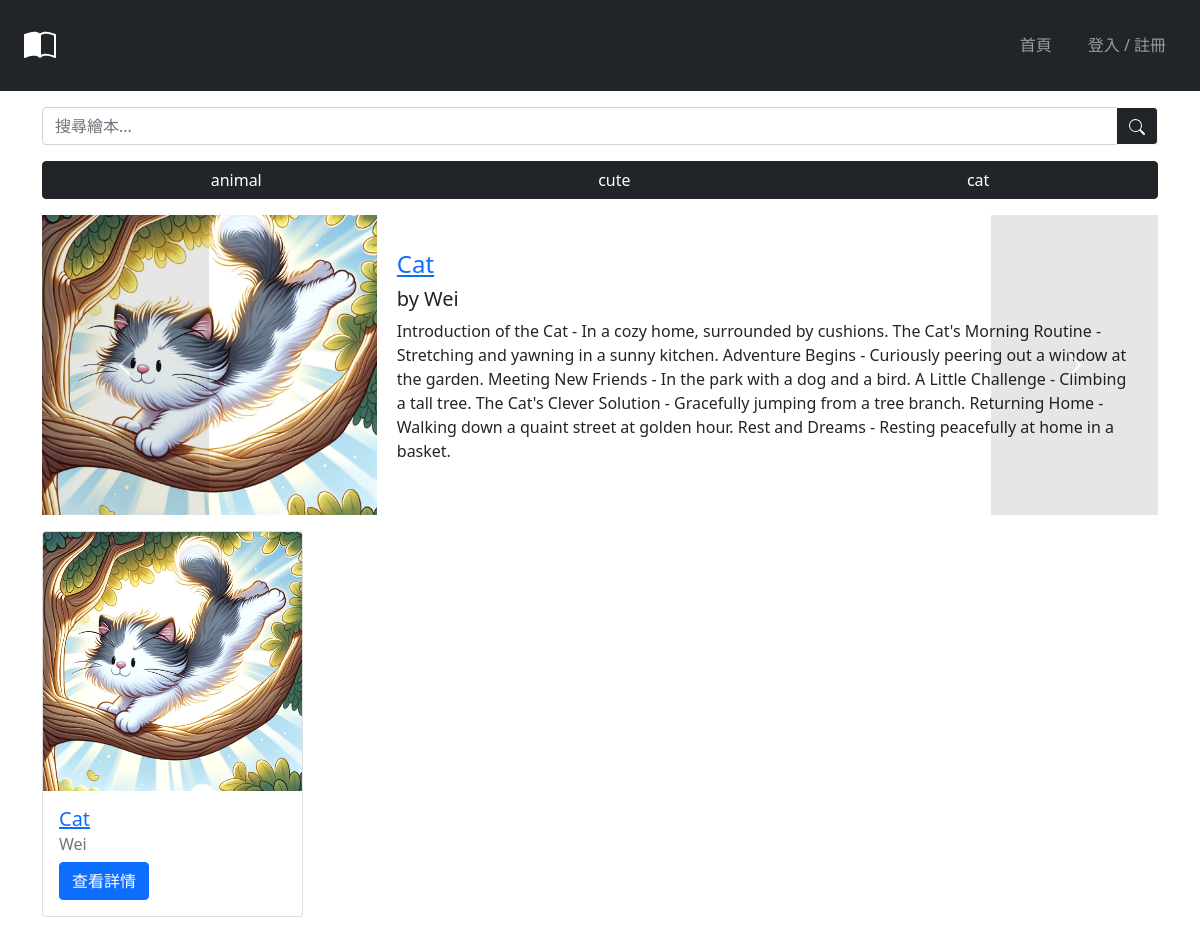
Page /library/ on the earlier database version.
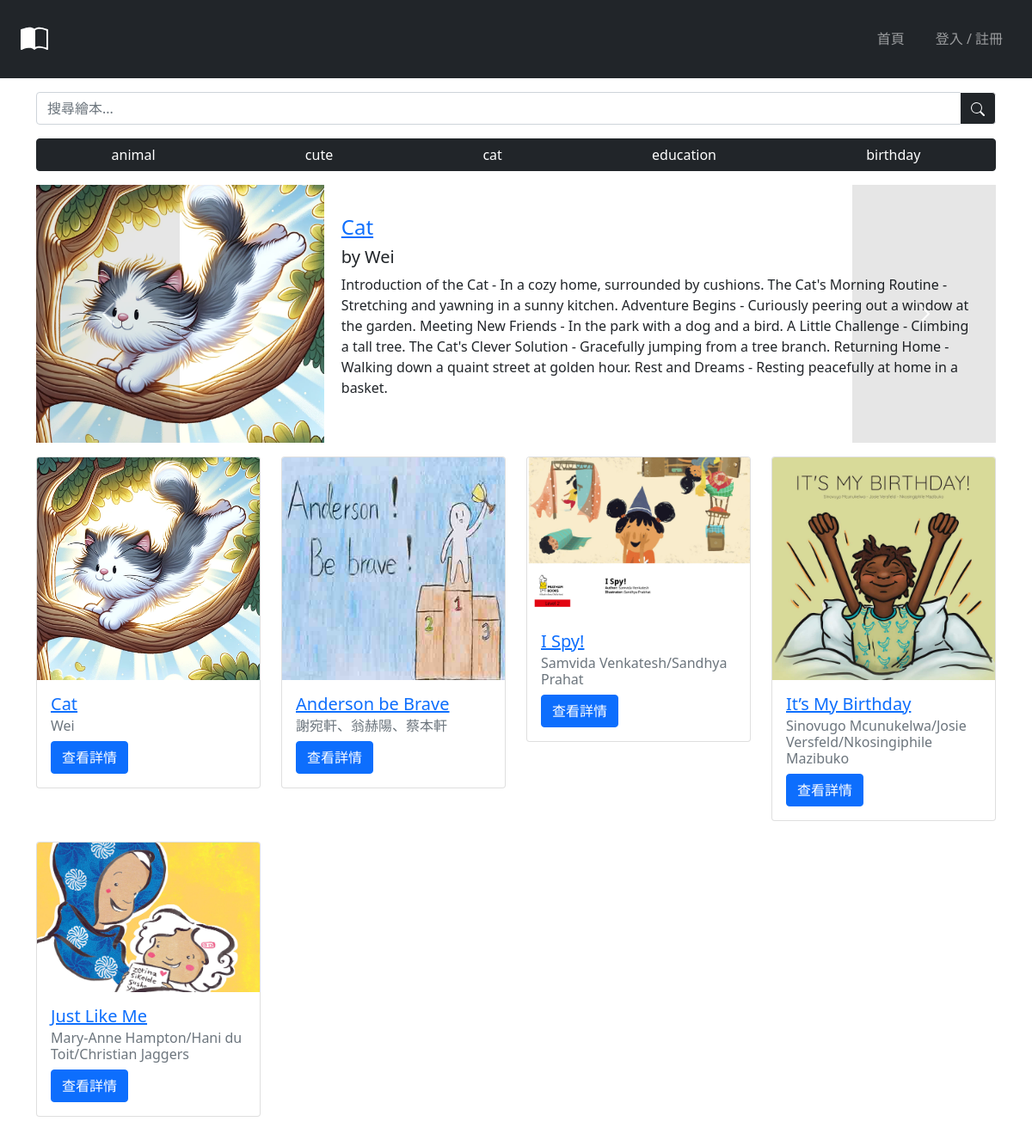
Same page on the later database version.
### library/models.py (models this page shows, shortened)
class PictureBook(models.Model):
    title = models.CharField(max_length=64)
    author = models.CharField(max_length=64)
    description = models.TextField(blank=True)
    n_pages = models.IntegerField()
    likes = models.IntegerField(default=0)
    tags = TaggableManager()

class Picture(models.Model):
    book = models.ForeignKey(PictureBook, on_delete=models.CASCADE, related_name='pictures')
    page_number = models.IntegerField()
    image = models.ImageField(upload_to=picture_directory_path, max_length=300)
    class Meta:
        ordering = ['page_number']  # Ensures pictures are ordered by page number

### library/views.py (the view)
# urls.py: path('', views.index, name='index'),
def index(request):
    query = request.GET.get('q')
    if query:
        books = PictureBook.objects.filter(
            Q(title__icontains=query) |
            Q(tags__name__icontains=query) |
            Q(author__icontains=query)
        ).distinct()
    else:
        books = PictureBook.objects.all()
    return render(request, 'library/home_page.html', {
        'books': books,
        'tags': Tag.objects.all()[:5],
        'user': request.user
    })

### library/templates/library/home_page.html (shortened to what this page needs)
<!DOCTYPE html>
<html lang="en">
<head>
  <link href="https://cdn.jsdelivr.net/npm/bootstrap@5.0.0/dist/css/bootstrap.min.css" rel="stylesheet">
</head>
<body>
<nav class="navbar navbar-expand-lg navbar-dark bg-dark">
  <a class="navbar-brand mx-4 my-3" href="{% url 'index' %}">
  </a>
  <div class="collapse navbar-collapse justify-content-end mx-3" id="navbarNav">
    <ul class="navbar-nav mr-auto">
      <li class="nav-item active">
        <a class="nav-link" href="{% url 'index' %}">首頁</a>
      </li>
      {% if user.username %}
      <li class="nav-item">
        <a class="nav-link" href="{% url 'logout' %}">登出</a>
      </li>
      {% else %}
      <li class="nav-item">
        <a class="nav-link" href="{% url 'register' %}">登入 / 註冊</a>
      </li>
      {% endif %}
    </ul>
  </div>
</nav>
{% block container %}
<div class="container mt-3">
  <div class="search-box my-3">
    <form method="GET" action="{% url 'index' %}">
      <div class="input-group">
        <input class="form-control" type="text" name="q" placeholder="搜尋繪本..." aria-label="Search">
        <button class="btn btn-outline-light bg-dark" type="submit">
          <svg xmlns="http://www.w3.org/2000/svg" width="16" height="16" fill="currentColor" class="bi bi-search" viewBox="0 0 16 16">
            <path d="M11.742 10.344a6.5 6.5 0 1 0-1.397 1.398h-.001q.044.06.098.115l3.85 3.85a1 1 0 0 0 1.415-1.414l-3.85-3.85a1 1 0 0 0-.115-.1zM12 6.5a5.5 5.5 0 1 1-11 0 5.5 5.5 0 0 1 11 0"/>
          </svg>
        </button>
      </div>
    </form>
  </div>
  <div class="btn-group d-flex justify-content-center mb-3" role="group" aria-label="Category bar">
    {% for tag in tags %}
    <a href="?q={{ tag.name }}" class="btn btn-dark">{{ tag.name }}</a>
    {% endfor %}
  </div>
<div id="carouselIndicators" class="carousel slide mb-4" data-ride="carousel">
  {% for book in books %}
  {% if forloop.first %}
  <div class="carousel-inner">
    <div class="carousel-item active">
      <div class="carousel-container">
        <div class="carousel-image">
          <a href="books/{{ book.pk }}">
            <img src="{{ book.pictures.all.0.image.url }}" alt="{{ book.title }}">
          </a>
        </div>
        <div class="carousel-info">
          <a href="books/{{ book.pk }}">
            <h4>{{ book.title }}</h4>
          </a>
          <h5>by {{ book.author }}</h5>
          <p>{{ book.description }}</p>
        </div>
      </div>
    </div>
    {% endif %}
    {% endfor %}
    <a class="carousel-control-prev" href="#carouselIndicators" role="button" data-slide="prev">
      <span class="carousel-control-prev-icon" aria-hidden="true"></span>
    </a>
    <a class="carousel-control-next" href="#carouselIndicators" role="button" data-slide="next">
      <span class="carousel-control-next-icon" aria-hidden="true"></span>
    </a>
  </div>
  <div class="PictureBookBox my-3">
    <div class="row">
      {% for book in books %}
      <div class="col-md-4 col-lg-3 mb-4">
        <div class="card">
          <a href="books/{{ book.pk }}">
            <img src="{{ book.pictures.all.0.image.url }}" class="card-img-top" alt="{{ book.title }}">
          </a>
          <div class="card-body">
            <a href="books/{{ book.pk }}">
              <h5 class="card-title">{{ book.title }}</h5>
            </a>
            <h6 class="card-subtitle mb-2 text-muted">{{ book.author }}</h6>
            <button type="button" class="btn btn-primary" data-toggle="modal" data-target="#bookModal{{ forloop.counter }}">
              查看詳情
            </button>
          </div>
        </div>
      </div>
      {% endfor %}
    </div>
  </div>
</div>
{% endblock %}
</body>
</html>

### library/templates/library/home_page.html (style rules this page uses)
.nav-item { padding: 10px; }
.carousel-container { display: flex; height: 300px; }
.carousel-image { flex: 1; max-width: 30%; display: flex; justify-content: center; align-items: center; overflow: hidden; }
.carousel-image img { width: 100%; height: 100%; object-fit: contain; }
.carousel-info { flex: 2; padding: 20px; display: flex; flex-direction: column; justify-content: center; }
.carousel-control-prev, .carousel-control-next { background-color: rgba(0, 0, 0, 0.2); transition: background-color 0.3s ease; }

Differences in the rows shown:
added Tag: name "education"
added Tag: name "birthday"
added PictureBook: pictures.all.0.image (picture), title "Anderson be Brave", author "謝宛軒、翁赫陽、蔡本軒"
added PictureBook: pictures.all.0.image (picture), title "I Spy!", author "Samvida Venkatesh/Sandhya Prahat"
added PictureBook: pictures.all.0.image (picture), title "It’s My Birthday", author "Sinovugo Mcunukelwa/Josie Versfeld/Nkosingiphile Mazibuko"
added PictureBook: pictures.all.0.image (picture), title "Just Like Me", author "Mary-Anne Hampton/Hani du Toit/Christian Jaggers"
